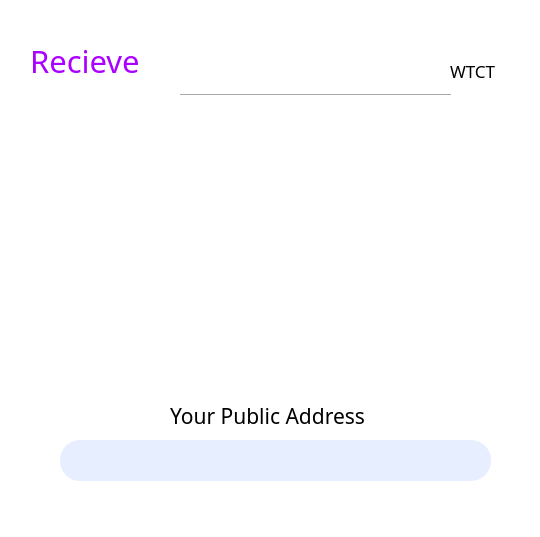
<?xml version="1.0" encoding="UTF-8"?>
<ui version="4.0">
 <class>ReceiveForm</class>
 <widget class="QWidget" name="ReceiveForm">
  <property name="geometry">
   <rect>
    <x>0</x>
    <y>0</y>
    <width>540</width>
    <height>537</height>
   </rect>
  </property>
  <property name="windowTitle">
   <string>Form</string>
  </property>
  <property name="styleSheet">
   <string notr="true">background-color: rgb(255, 255, 255);</string>
  </property>
  <widget class="QLineEdit" name="lineEdit_6">
   <property name="geometry">
    <rect>
     <x>180</x>
     <y>50</y>
     <width>261</width>
     <height>31</height>
    </rect>
   </property>
   <property name="font">
    <font>
     <family>等线</family>
     <pointsize>10</pointsize>
    </font>
   </property>
   <property name="toolTip">
    <string/>
   </property>
   <property name="statusTip">
    <string/>
   </property>
   <property name="whatsThis">
    <string/>
   </property>
   <property name="accessibleName">
    <string/>
   </property>
   <property name="accessibleDescription">
    <string/>
   </property>
   <property name="styleSheet">
    <string notr="true">
QLineEdit[echoMode=&quot;2&quot;] {
    lineedit-password-character:42;
}
</string>
   </property>
   <property name="frame">
    <bool>false</bool>
   </property>
   <property name="echoMode">
    <enum>QLineEdit::Normal</enum>
   </property>
  </widget>
  <widget class="QLabel" name="label_7">
   <property name="geometry">
    <rect>
     <x>450</x>
     <y>60</y>
     <width>51</width>
     <height>21</height>
    </rect>
   </property>
   <property name="font">
    <font>
     <family>等线</family>
     <pointsize>13</pointsize>
    </font>
   </property>
   <property name="text">
    <string>WTCT</string>
   </property>
  </widget>
  <widget class="Line" name="line_38">
   <property name="geometry">
    <rect>
     <x>180</x>
     <y>90</y>
     <width>271</width>
     <height>10</height>
    </rect>
   </property>
   <property name="orientation">
    <enum>Qt::Horizontal</enum>
   </property>
  </widget>
  <widget class="QLabel" name="label_15">
   <property name="geometry">
    <rect>
     <x>30</x>
     <y>40</y>
     <width>121</width>
     <height>41</height>
    </rect>
   </property>
   <property name="font">
    <font>
     <family>微软雅黑</family>
     <pointsize>23</pointsize>
     <weight>50</weight>
     <bold>false</bold>
    </font>
   </property>
   <property name="styleSheet">
    <string notr="true">color: rgb(170, 0, 255);</string>
   </property>
   <property name="text">
    <string>Recieve</string>
   </property>
  </widget>
  <widget class="QPushButton" name="closeenterpsw">
   <property name="geometry">
    <rect>
     <x>490</x>
     <y>10</y>
     <width>41</width>
     <height>31</height>
    </rect>
   </property>
   <property name="text">
    <string/>
   </property>
   <property name="icon">
    <iconset>
     <normaloff>pic/close.png</normaloff>pic/close.png</iconset>
   </property>
   <property name="flat">
    <bool>true</bool>
   </property>
  </widget>
  <widget class="QLabel" name="label">
   <property name="geometry">
    <rect>
     <x>140</x>
     <y>140</y>
     <width>251</width>
     <height>231</height>
    </rect>
   </property>
   <property name="text">
    <string/>
   </property>
   <property name="scaledContents">
    <bool>true</bool>
   </property>
  </widget>
  <widget class="QLineEdit" name="lineEdit_8">
   <property name="geometry">
    <rect>
     <x>60</x>
     <y>440</y>
     <width>431</width>
     <height>41</height>
    </rect>
   </property>
   <property name="font">
    <font>
     <family>微软雅黑</family>
     <pointsize>11</pointsize>
    </font>
   </property>
   <property name="styleSheet">
    <string notr="true">border:0px;
border-radius:20px;

background-color: rgb(230, 238, 255);</string>
   </property>
   <property name="text">
    <string/>
   </property>
  </widget>
  <widget class="QPushButton" name="pushButton_34">
   <property name="geometry">
    <rect>
     <x>450</x>
     <y>440</y>
     <width>41</width>
     <height>41</height>
    </rect>
   </property>
   <property name="cursor">
    <cursorShape>PointingHandCursor</cursorShape>
   </property>
   <property name="autoFillBackground">
    <bool>false</bool>
   </property>
   <property name="text">
    <string/>
   </property>
   <property name="icon">
    <iconset>
     <normaloff>pic/purplecopy.png</normaloff>pic/purplecopy.png</iconset>
   </property>
   <property name="iconSize">
    <size>
     <width>77</width>
     <height>77</height>
    </size>
   </property>
   <property name="autoDefault">
    <bool>false</bool>
   </property>
   <property name="flat">
    <bool>true</bool>
   </property>
  </widget>
  <widget class="QLabel" name="label_8">
   <property name="geometry">
    <rect>
     <x>170</x>
     <y>400</y>
     <width>211</width>
     <height>31</height>
    </rect>
   </property>
   <property name="font">
    <font>
     <family>微软雅黑</family>
     <pointsize>16</pointsize>
    </font>
   </property>
   <property name="text">
    <string>Your Public Address</string>
   </property>
  </widget>
 </widget>
 <resources/>
 <connections/>
</ui>
